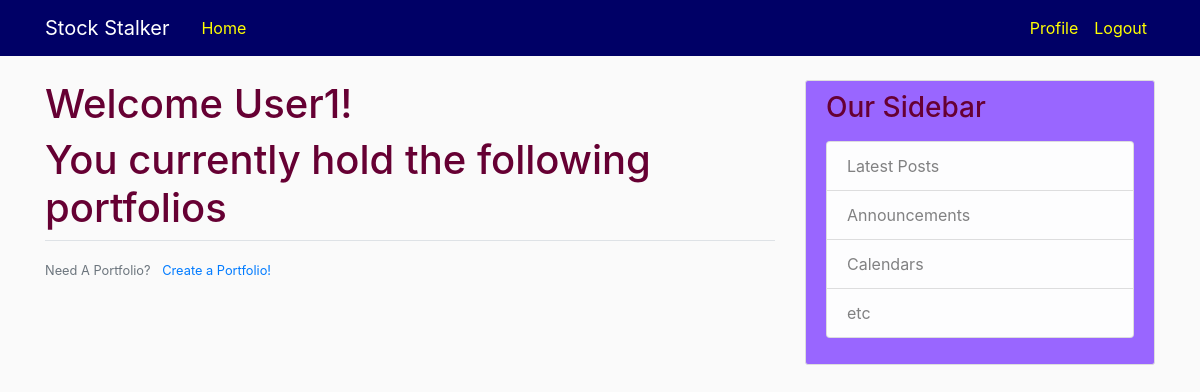
The app's page /profile (signed in), older data.
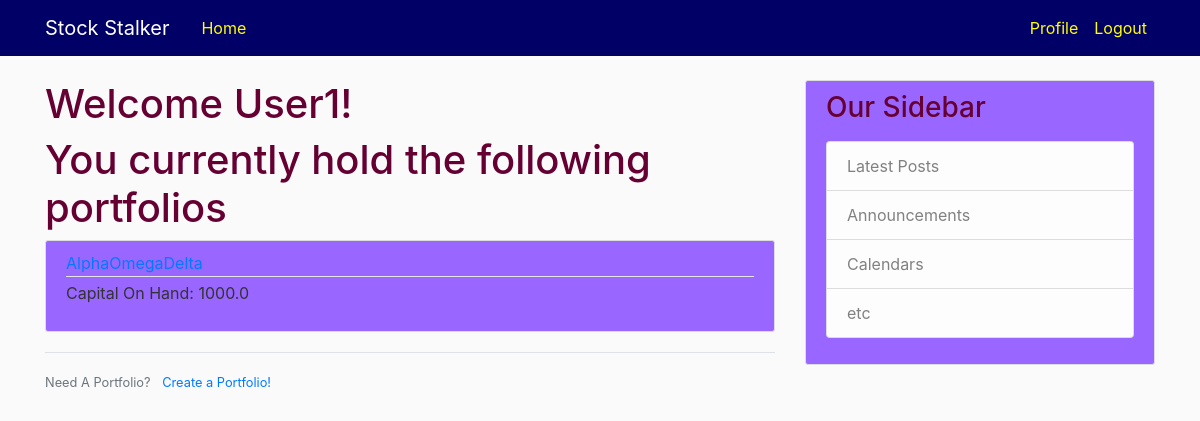
The same page, newer data.
### website/models.py (models this page shows, shortened)
class User(db.Model, UserMixin):
    id = db.Column(db.Integer, primary_key=True)
    username = db.Column(db.String, unique=True, nullable=False)
    image_file = db.Column(db.String(20), nullable=False, default='default.jpg')
    password = db.Column(db.String, nullable=False)
    security_question = db.Column(db.String, nullable = False)
    security_answer = db.Column(db.String, nullable = False)
    portfolios = db.relationship('PortfolioShell', backref='holder', lazy=True)

class PortfolioShell(db.Model):
	id = db.Column(db.Integer, primary_key=True)
	name = db.Column(db.String, unique=True, nullable = False)
	capital = db.Column(db.Float, default = 1.0)
	stocks = db.relationship('StockShell', backref='portfolio', lazy=True)
	user_id = db.Column(db.Integer, db.ForeignKey('user.id'),nullable=False)

### website/routes.py (the view)
@app.route("/profile")
@login_required
def profile():
	portfolios = PortfolioShell.query.filter_by(holder = current_user)
	return render_template('profile.html', title='Profile', portfolios = portfolios)

### website/models.py (called while the page is built)
@login_manager.user_loader
def load_user(user_id):
	return User.query.get(int(user_id))

### website/templates/profile.html
{% extends "layout.html" %}
{% block content %}
    <h1> Welcome {{ current_user.username }}!</h1>
    <h1> You currently hold the following portfolios</h1>
    {% for portfolio in portfolios %}
        <article class="media content-section">
          <div class="media-body">
            <div class="article-metadata">
              <a class="mr-2" href="{{ url_for('portfolio', portfolio_id =portfolio.id) }}">{{ portfolio.name }}</a>
            </div>
            <p class="article-content">Capital On Hand: {{ portfolio.capital }}</p>
          </div>
        </article>
    {% endfor %}
    <div class="border-top pt-3">
        <small class="text-muted">
            Need A Portfolio? <a class="ml-2" href="{{ url_for('create_portfolio') }}"> Create a Portfolio! </a>
        </small>
    </div>
{% endblock content %}

### website/templates/layout.html (shortened to what this page needs)
<!DOCTYPE html>
<html>
<head>
    <link rel="stylesheet" href="https://maxcdn.bootstrapcdn.com/bootstrap/4.0.0/css/bootstrap.min.css">
    <link rel="stylesheet" type="text/css" href="{{ url_for('static', filename='style.css') }}">
</head>
<body>
    <header class="site-header">
      <nav class="navbar navbar-expand-md navbar-dark bg-steel fixed-top">
        <div class="container">
          <a class="navbar-brand mr-4" href="/">Stock Stalker</a>
          <div class="collapse navbar-collapse" id="navbarToggle">
            <div class="navbar-nav mr-auto">
              <a class="nav-item nav-link" href="{{ url_for('home') }}">Home</a>
            </div>
            <div class="navbar-nav">
                {% if current_user.is_authenticated %}
                  <a class="nav-item nav-link" href="{{ url_for('profile') }}">Profile</a>
                  <a class="nav-item nav-link" href="{{ url_for('logout') }}">Logout</a>
                {% else %}
                  <a class="nav-item nav-link" href="{{ url_for('login') }}">Login</a>
                  <a class="nav-item nav-link" href="{{ url_for('register') }}">Register</a>
                {% endif %}
            </div>
          </div>
        </div>
      </nav>
    </header>
    <main role="main" class="container">
      <div class="row">
        <div class="col-md-8">
          {% block content %}{% endblock %}
        </div>
        <div class="col-md-4">
          <div class="content-section">
            <h3>Our Sidebar</h3>
            <p class='text-muted'>
              <ul class="list-group">
                <li class="list-group-item list-group-item-light">Latest Posts</li>
                <li class="list-group-item list-group-item-light">Announcements</li>
                <li class="list-group-item list-group-item-light">Calendars</li>
                <li class="list-group-item list-group-item-light">etc</li>
              </ul>
            </p>
          </div>
        </div>
      </div>
    </main>
</body>
</html>

### website/static/style.css (style rules this page uses)
body { background: #fafafa; color: #333333; margin-top: 5rem; }
h1, h2, h3, h4, h5, h6 { color: #660033; }
.bg-steel { background-color: #000066; }
.site-header .navbar-nav .nav-link { color: #ffff00; }
.content-section { background: #9966ff; padding: 10px 20px; border: 1px solid #dddddd; border-radius: 3px; margin-bottom: 20px; }
.article-content { white-space: pre-line; }
.article-metadata { padding-bottom: 1px; margin-bottom: 4px; border-bottom: 1px solid #e3e3e3 }

Row changes from the older to the newer data that the page shows:
added PortfolioShell: name "AlphaOmegaDelta", capital "1000.0"
